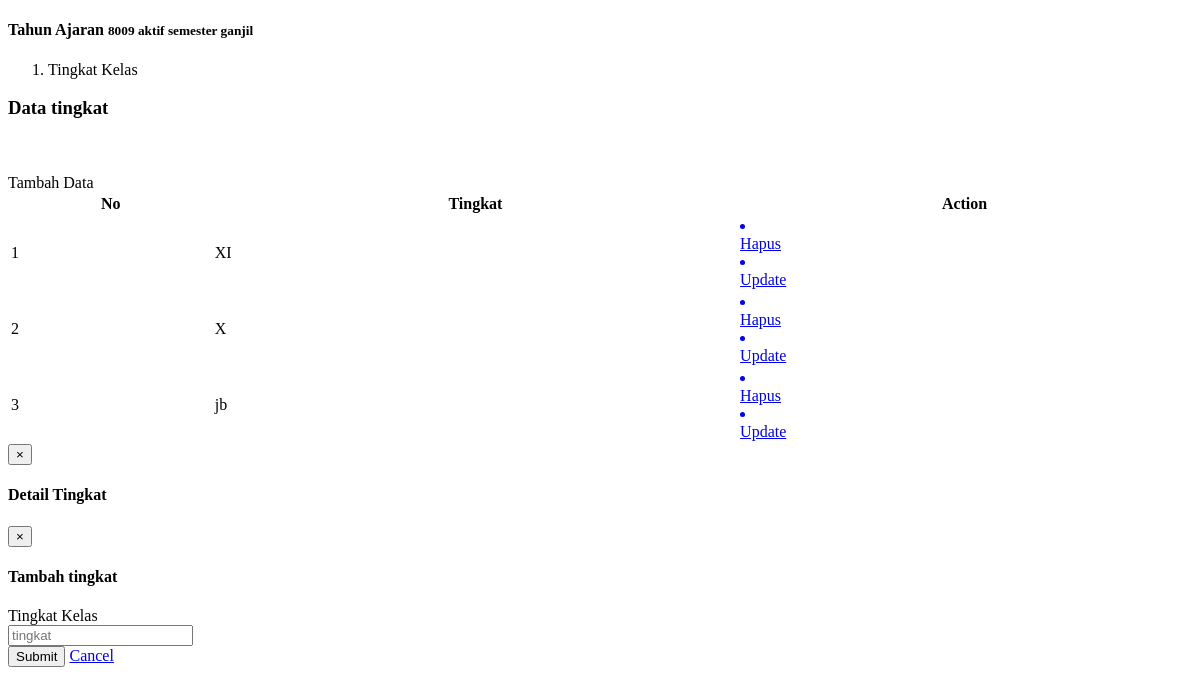
/pages/tingkat.php, run on the app's committed database.
### tables this page shows
CREATE TABLE `tahun` (
  `id_tahun` int(11) NOT NULL,
  `tahun` varchar(50) NOT NULL,
  `status` enum('aktif','non-aktif') NOT NULL,
  `status_smt` enum('semester ganjil','semester genap') NOT NULL,
  PRIMARY KEY (`id_tahun`)
);

CREATE TABLE `tingkat` (
  `id_tingkat` int(11) NOT NULL,
  `tingkat` varchar(10) NOT NULL,
  PRIMARY KEY (`id_tingkat`)
);

### pages/tingkat.php (the view, shortened to what this page needs)
<!DOCTYPE html>
<html>
<head>
  <link rel="stylesheet" type="text/css" href="../sweetalert/sweetalert.css">
</head>
<body>
    <section class="content-header">
      <h4>
        Tahun Ajaran
        <small>
          <?php
            $sql = mysqli_query($con, "SELECT * from tahun where status = 'aktif'");
            while ($row = mysqli_fetch_array($sql)) {
          ?>
          <?php echo $row['tahun']; ?> <?php echo $row['status']; ?> <?php echo $row['status_smt']; ?>
          <?php } ?>
        </small>
      </h4>
      <ol class="breadcrumb">
        <li class="active">Tingkat Kelas</li>
      </ol>
    </section>
    <section class="content">
  <div class="box box-warning" id="box-tampil">
      <div class="box-header">
        <h3 class="box-title">Data tingkat</h3>
        <br><br>
         <a  class="btn btn-info" style="float:left;" data-toggle="modal" data-target="#insert"><span class="glyphicon glyphicon-plus"></span>Tambah Data</a>
      </div>
      <div class="box-body">
        <table id="example1" class="table table-bordered table-striped" style="width:100%;">
            <thead>
              <tr>
                <th>No</th>
                <th>Tingkat</th>
                <th><center>Action</center></th>
              </tr>
            </thead>
            <tbody>
              <?php
              $no = 1;
              $query = mysqli_query($con,"SELECT * from tingkat") or die(mysqli_error());
              while($rows = mysqli_fetch_array($query))
              { ?>
              <tr>
                  <td><?php echo $no?></td>
                  <td><?php echo $rows['tingkat'];?></td>
                  <td><a  href='../php/hapus-tingkat.php?ni=<?php echo $rows['id_tingkat'];?>' class="btn btn-warning delete-link"><li class="glyphicon glyphicon-trash"></li> Hapus</a>
                 <?php echo "<a href='#myModal' class='btn btn-primary btn-small' id='custId' data-toggle='modal' data-id=".$rows['id_tingkat']."><li class='fa fa-edit'></li>Update</a>"; ?></td>
              </tr>
              <?php
              $no++;
            } ?>
            </tbody>
          </table>
        </div>
        </div>
          <div class="modal fade" id="myModal" role="dialog">
        <div class="modal-dialog" role="document">
            <div class="modal-content">
                <div class="modal-header">
                    <button type="button" class="close" data-dismiss="modal">&times;</button>
                    <h4 class="modal-title">Detail Tingkat</h4>
                </div>
            </div>
        </div>
    </div>
      <div class="modal fade" id="insert" role="dialog">
    <div class="modal-dialog">
      <div class="modal-content">
        <div class="modal-header">
          <button type="button" class="close" data-dismiss="modal">&times;</button>
          <h4 class="modal-title">Tambah tingkat</h4>
        </div>
          <div class="modal-body">
          <form class="form-horizontal" action="../php/tambah-tingkat.php" method="post">
              <div class="box-body">
                <div class="form-group">
                  <label for="tingkat" class="col-sm-4 control-label">Tingkat Kelas</label>
                  <div class="col-sm-7">
                    <input type="text" class="form-control" id="tingkat" placeholder="tingkat" name="tingkat">
                  </div>
                </div>
              </div>
              <div class="box-footer">
                <input type="submit" name="submit" class="btn btn-primary"></a>
                <a href="?page=tingkat" class="btn btn-default">Cancel</a>
              </div>
            </form>
        </div>
      </div>
    </div>
  </div>
  </section>
</body>
</html>

### data on the page
tahun: tahun "8009", status "aktif", status_smt "semester ganjil"
tingkat: tingkat "XI"
tingkat: tingkat "X"
tingkat: tingkat "jb"
